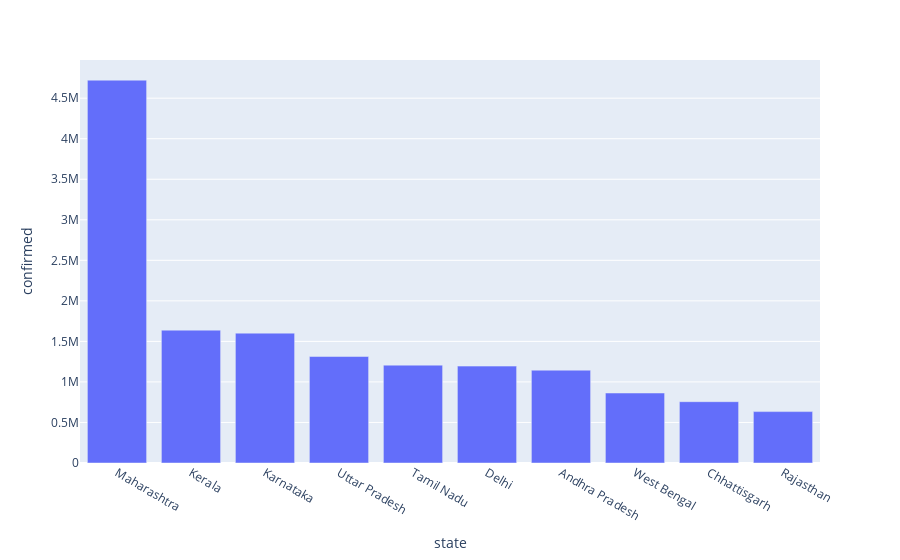

The notebook cell saved with this chart:
### Code cell
px.bar(top_10_case.head(10),x='state',y='confirmed')

### Figure 1 — Plotly figure (JSON) as saved in the notebook; plotly's stock layout.template omitted (floating-point values rounded to 4 significant figures)
{"data": [{"alignmentgroup": "True", "hovertemplate": "state=%{x}<br>confirmed=%{y}<extra></extra>", "legendgroup": "", "marker": {"color": "#636efa"}, "name": "", "offsetgroup": "", "orientation": "v", "showlegend": false, "textposition": "auto", "type": "bar", "x": ["Maharashtra", "Kerala", "Karnataka", "Uttar Pradesh", "Tamil Nadu", "Delhi", "Andhra Pradesh", "West Bengal", "Chhattisgarh", "Rajasthan"], "xaxis": "x", "y": [4722401, 1638778, 1601865, 1313361, 1207112, 1194946, 1145022, 863393, 756427, 633951], "yaxis": "y"}], "layout": {"barmode": "relative", "legend": {"tracegroupgap": 0}, "margin": {"t": 60}, "xaxis": {"anchor": "y", "domain": [0, 1], "title": {"text": "state"}, "type": "category", "range": [-0.5, 9.5], "autorange": true}, "yaxis": {"anchor": "x", "domain": [0, 1], "title": {"text": "confirmed"}, "type": "linear", "range": [0, 4971000.0], "autorange": true}, "autosize": true}}
